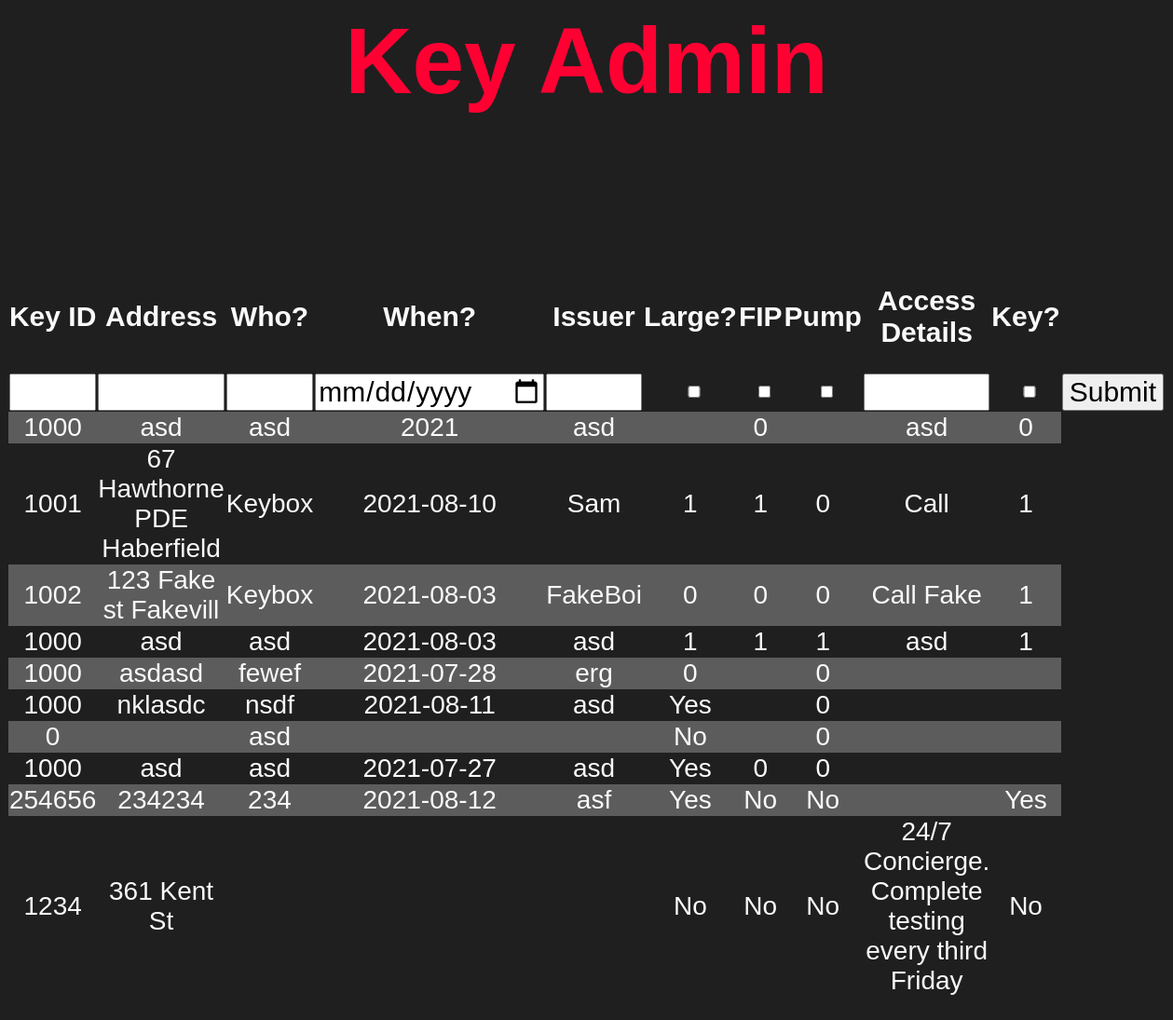
The app's page /dataEntry.php with its own data.
### tables this page shows
CREATE TABLE "keys" (
	"id_number"	INTEGER,
	"address"	TEXT,
	"key_holder"	TEXT,
	"date_of_issue"	TEXT,
	"key_provider"	TEXT,
	"large"	TEXT,
	"fip"	TEXT,
	"pump"	TEXT,
	"access"	TEXT,
	"is_key"	TEXT,
	"unique"	INTEGER,
	"area"	INTEGER,
	PRIMARY KEY("unique" AUTOINCREMENT)
);

### dataEntry.php (the view, shortened to what this page needs)
<html>
<head>
</head>
<h1>
    Key Admin
</h1>
<pre>
</pre>
<body>
<table>
    <tr>
        <td><h2>Key ID</h2></td>
        <td><h2>Address</h2></td>
        <td><h2>Who?</h2></td>
        <td><h2>When?</h2></td>
        <td><h2>Issuer</h2></td>
        <td><h2>Large?</h2></td>
        <td class="fip"><h2>FIP</h2></td>
        <td><h2>Pump</h2></td>
        <td><h2>Access Details</h2></td>
        <td><h2>Key?</h2></td>
    </tr>
        <form action="dataEntry.php" method="post">
            <tr>
                <td><input type="number" name="id_number"></td>
                <td><input type="text" name="address"></td>
                <td><input type="text" name="key_holder"></td>
                <td><input type="date" name="date_of_issue"></td>
                <td><input type="text" name="key_provider"></td>
                <td><input type="checkbox" class="check" name="large"></td>
                <td><input type="checkbox" class="check" name="fip"></td>
                <td><input type="checkbox" class="check" name="pump"></td>
                <td><input type="text" name="access"></td>
                <td><input type="checkbox" class="check" name="is_key"></td>
                <td><input type="submit" value="Submit" name="submit"></td>
            </tr>
        </form>
<?php
$pdo = new PDO('sqlite:keys.db');
$statement = $pdo->query("SELECT * from keys");
$keys = $statement->fetchAll(PDO::FETCH_ASSOC);
foreach ($keys as $row => $key) {
    echo "<tr><h3>";
    echo "<td>" . $key['id_number'] . "</td>";
    echo "<td>" . $key['address'] . "</td>";
    echo "<td>" . $key['key_holder'] . "</td>";
    echo "<td>" . $key['date_of_issue'] . "</td>";
    echo "<td>" . $key['key_provider'] . "</td>";
    echo "<td>" . $key['large'] . "</td>";
    echo "<td>" . $key['fip'] . "</td>";
    echo "<td>" . $key['pump'] . "</td>";
    echo "<td>" . $key['access'] . "</td>";
    echo "<td>" . $key['is_key'] . "</td>";
    echo "</h3></tr>";
}
echo "</table>";
?>
</body>
</html>

### dataEntry.php (style rules this page uses)
body { font-family: Century Gothic, CenturyGothic, AppleGothic, sans-serif; background: #1f1f1f; color: #fafafa; }
table, tr, td { border: none; border-collapse: collapse; }
tr:nth-child(even) { background-color: #5c5c5c; }
table { width: 90%; margin: 100px auto; text-align: center; }
tr { height: 30px; font-size: 23px; }
td { font-size: 28px; }
td.fip { width: 75px; }
h1 { font-size: 100px; text-align: center; color: #ff0033 }
h2 { font-size: 30px; }
h3 { font-size: 20px; }
input { font-size: 30px; resize: none; font-family: Century Gothic, CenturyGothic, AppleGothic, sans-serif; width: 100%; }
input.check { height: 85%; }

### records on screen
keys: id_number "1000", address "asd", key_holder "asd", date_of_issue "2021", key_provider "asd", fip "0", access "asd", is_key "0"
keys: id_number "1001", address "67 Hawthorne PDE Haberfield", key_holder "Keybox", date_of_issue "2021-08-10", key_provider "Sam", large "1", fip "1", pump "0", access "Call", is_key "1"
keys: id_number "1002", address "123 Fake st Fakevill", key_holder "Keybox", date_of_issue "2021-08-03", key_provider "FakeBoi", large "0", fip "0", pump "0", access "Call Fake", is_key "1"
keys: id_number "1000", address "asd", key_holder "asd", date_of_issue "2021-08-03", key_provider "asd", large "1", fip "1", pump "1", access "asd", is_key "1"
keys: id_number "1000", address "asdasd", key_holder "fewef", date_of_issue "2021-07-28", key_provider "erg", large "0", pump "0"
keys: id_number "1000", address "nklasdc", key_holder "nsdf", date_of_issue "2021-08-11", key_provider "asd", large "Yes", pump "0"
keys: id_number "0", key_holder "asd", large "No", pump "0"
keys: id_number "1000", address "asd", key_holder "asd", date_of_issue "2021-07-27", key_provider "asd", large "Yes", fip "0", pump "0"
keys: id_number "254656", address "234234", key_holder "234", date_of_issue "2021-08-12", key_provider "asf", large "Yes", fip "No", pump "No", is_key "Yes"
keys: id_number "1234", address "361 Kent St", large "No", fip "No", pump "No", access "24/7 Concierge. Complete testing every third Friday", is_key "No"
